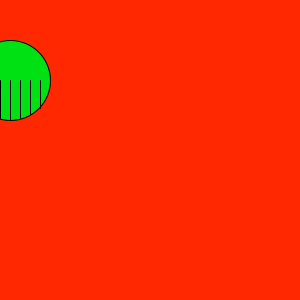
Frame 1 (no input)
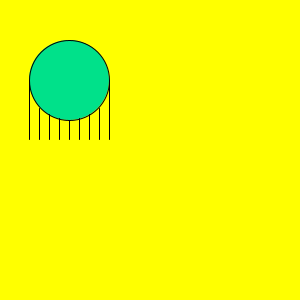
Frame 60 (the mouse pressed at the canvas centre just before this capture)
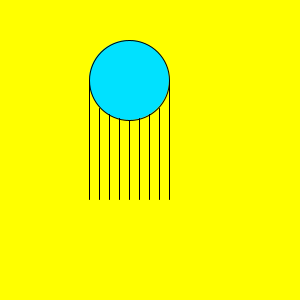
Frame 120 (the mouse held since frame 60 and released just before this capture)

The Processing sketch that drew these frames (run headless with seeded random() and noise(); from frame 60 on, the mouse is pressed at the canvas centre):

// Processing sketch: processing_35323
// ── processing_35323.pde

void setup(){
  size(300,300);
 
}

  int x=10;
  int y=80;
  int z=10;
void draw(){
    background(255,z*4,0);
    
    fill(0,225,z*2);
   ellipseMode(CENTER);
   ellipse(x,80,80,80);
  
   line(40+x,80,40+x,y);
   line(30+x,108,30+x,y);
   line(20+x,114,20+x,y);
   line(10+x,118,10+x,y);
   line(x,120,x,y);
   line(x-10,118,x-10,y);
   line(x-20,114,x-20,y);
   line(x-30,108,x-30,y);
   line(x-40,80,x-40,y);
   x++;
   y++;
   z++;
  
}
